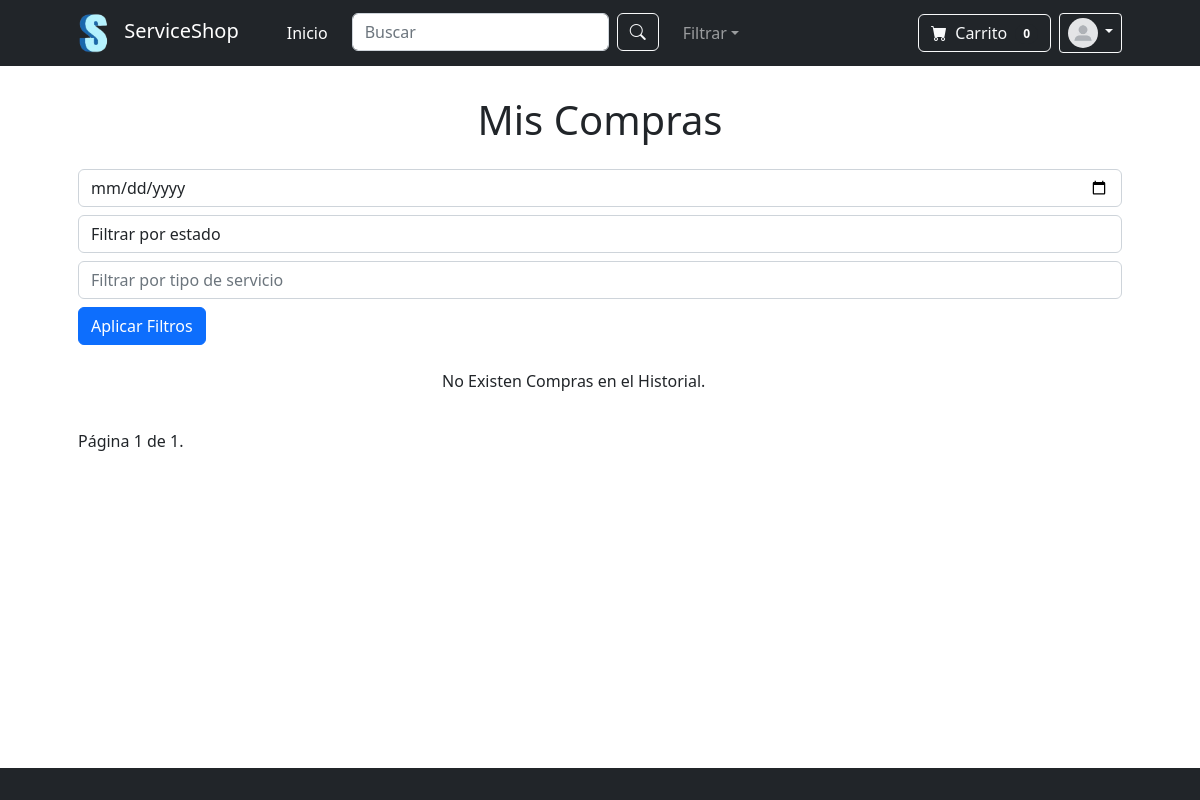
Before: /appserviceshop/miscompras/ with the older database file.
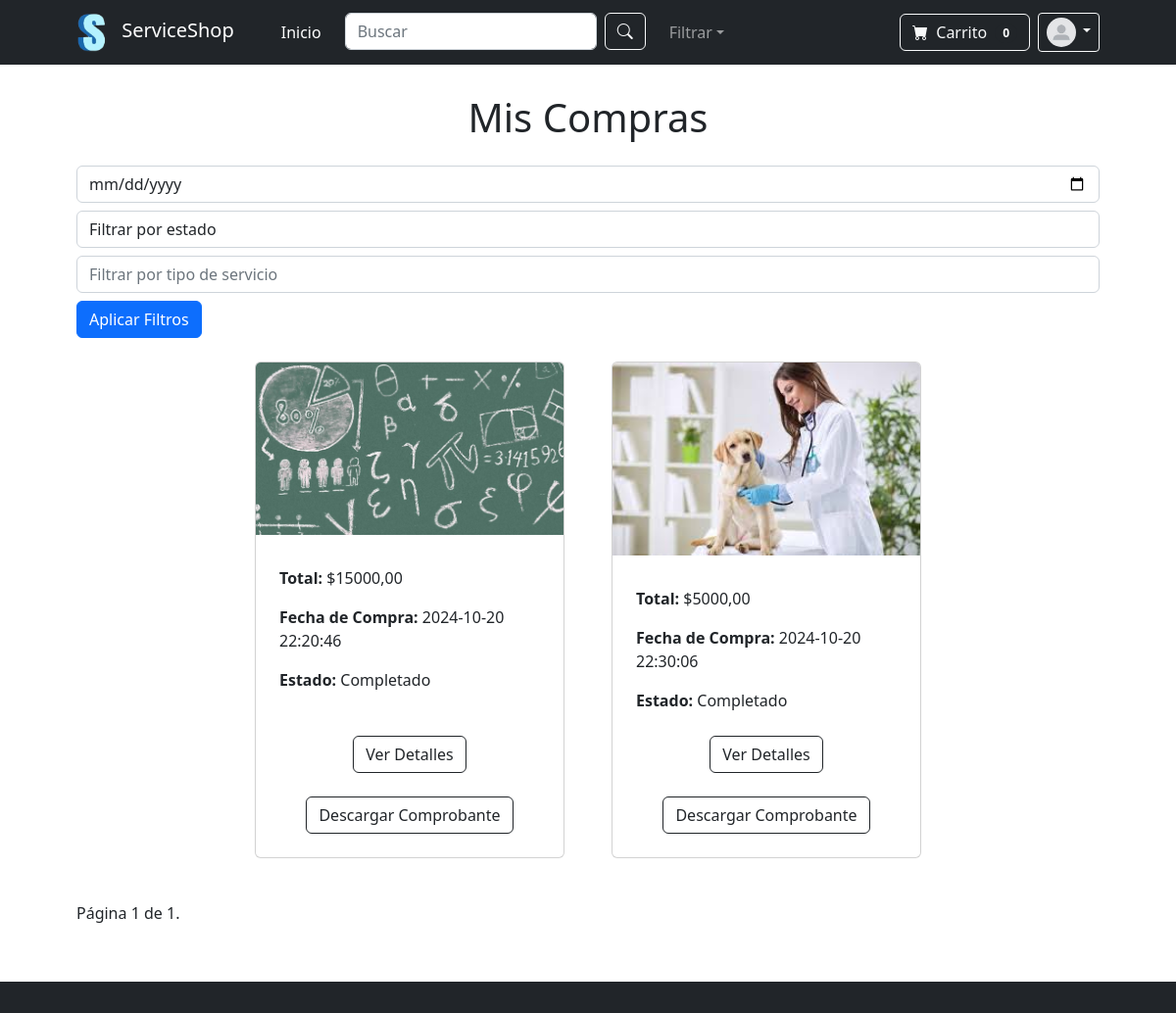
After: the same page with the newer database file.
### appserviceshop/models.py (models this page shows, shortened)
class Compras_M(models.Model):
    servicio = models.ForeignKey(Servicio, on_delete=models.CASCADE)  # Cambiado a ForeignKey
    comprador = models.ForeignKey(User, on_delete=models.CASCADE)  # Cambiado a ForeignKey
    fecha_compra = models.DateTimeField(auto_now_add=True)
    venta = models.ForeignKey(Ventas_M, on_delete=models.CASCADE)
    total = models.DecimalField(max_digits=10, decimal_places=2, null=True, blank=True)

class Servicio(models.Model):
    CATEGORIA_CHOICES = [
        ('Tecnologia', 'Tecnología'),
        ('Educacion', 'Educación'),
        ('Salud', 'Salud'),
        ('Alimentacion', 'Alimentación'),
    ]
    ZONA_CHOICES = [
        ('Norte', 'Norte'),
        ('Sur', 'Sur'),
        ('Este', 'Este'),
        ('Oeste', 'Oeste'),
    ]
    name = models.CharField(max_length=100)  # Nombre del servicio
    categoria = models.CharField(max_length=20, choices=CATEGORIA_CHOICES)  # Categoría
    precio = models.DecimalField(max_digits=10, decimal_places=2)  # Precio del servicio
    zona = models.CharField(max_length=20, choices=ZONA_CHOICES)  # Zona
    descripcion = models.TextField()  # Descripción del servicio
    disponibilidadhoraria = models.CharField(max_length=100)  # Disponibilidad horaria
    imagen = models.ImageField(upload_to='imgservices/')
    creacion = models.DateTimeField(auto_now_add=True)  # Fecha de creación
    actualizacion = models.DateTimeField(auto_now=True)  # Fecha de última actualización
    vendedor = models.ForeignKey(User, on_delete=models.CASCADE, related_name="servicios")

class Ventas_M(models.Model):
    CATEGORIA_CHOICES = [
        ('En curso', 'En curso'),
        ('Cancelado', 'Cancelado'),
        ('Completado', 'Completado'),
    ]
    vendedor = models.ForeignKey(User, on_delete=models.CASCADE)
    servicio = models.ForeignKey(Servicio, on_delete=models.CASCADE)
    fecha_venta = models.DateTimeField(auto_now_add=True)
    estado = models.CharField(
        max_length=20,
        choices=CATEGORIA_CHOICES,
        default='En curso'  # Valor predeterminado para el estado
    )

### appserviceshop/views.py (the view)
# urls.py: path('miscompras/',views.mis_compras,name="miscompras"),
def mis_compras(request):
    compras = Compras_M.objects.all()
    fecha = request.GET.get('date')
    if fecha:
        compras = compras.filter(fecha_compra__date=fecha)
    estado = request.GET.get('status')
    if estado:
        compras = compras.filter(venta__estado__iexact=estado)
    servicio = request.GET.get('service')
    if servicio:
        compras = compras.filter(servicio__nombre__icontains=servicio)
    page_number = request.GET.get('page')  # Obtener el número de página actual
    paginator = Paginator(compras, 10)  # Mostrar 10 compras por página
    page_obj = paginator.get_page(page_number)  # Obtener el objeto de la página actual
    return render(request, 'miscompras.html', {'page_obj': page_obj})

### appserviceshop/context_processors.py (called while the page is built, shortened)
def avatar_processor(request):
    if request.user.is_authenticated:
        avatar = Avatar.objects.filter(user=request.user).first()
        if avatar and avatar.imagen:
            imagen = avatar.imagen.url  # Si el usuario tiene un avatar, usa su URL
        else:
            imagen = static('img/predeterminado.jpg')  # Imagen predeterminada si no tiene avatar
    else:
        imagen = static('img/predeterminado.jpg')  # Imagen predeterminada para usuarios no autenticados
    return {'imagen': imagen}

def servicios_context(request):
    servicios = Servicio.objects.all()
    return {'servicios': servicios}

def ventas_context(request):
    if request.user.is_authenticated:
        ventas_list = Ventas_M.objects.filter(vendedor=request.user)
    else:
        ventas_list = []
    return {
        'ventas_list': ventas_list
    }

def carrito_context(request):
    return {
        'servicios_en_carrito': [],
        'total_precio': 0,
        'carrito_cantidad': 0,  # Si el usuario no está autenticado, la cantidad es 0
    }

### appserviceshop/templates/miscompras.html (shortened to what this page needs)
{% extends "padre.html" %}
{% load static %}
{% block contenidoQueCambia %}
<section class="py-5">
    <div class="container px-4 px-lg-5 mt-5">
        <h1 style="text-align: center; margin-bottom: 25px;">Mis Compras</h1>
        <div class="filters mb-4">
            <form method="GET" action="{% url 'miscompras' %}">
                <input type="date" id="filter-date" name="date" class="form-control" placeholder="Filtrar por fecha">
                <select id="filter-status" name="status" class="form-control mt-2">
                    <option value="">Filtrar por estado</option>
                </select>
                <input type="text" id="filter-service" name="service" class="form-control mt-2" placeholder="Filtrar por tipo de servicio">
                <button type="submit" class="btn btn-primary mt-2">Aplicar Filtros</button>
            </form>
        </div>
        <div class="row gx-4 gx-lg-5 row-cols-1 row-cols-md-2 row-cols-xl-3 justify-content-center" id="purchase-list">
            {% for compra in page_obj %}
            <div class="col mb-4">
                <div class="card h-100">
                    <img class="card-img-top" src="{{ compra.servicio.imagen.url }}" alt="{{ compra.servicio.nombre }}">
                    <div class="card-body p-4">
                        <p class="card-text"><strong>Total:</strong> ${{ compra.total }}</p>
                        <p class="card-text"><strong>Fecha de Compra:</strong> {{ compra.fecha_compra|date:"Y-m-d H:i:s" }}</p>
                        <p class="card-text"><strong>Estado:</strong> {{ compra.venta.estado }}</p>
                    </div>
                    <div class="card-footer p-4 pt-0 border-top-0 bg-transparent">
                        <div class="text-center">
                            <button class="btn btn-outline-dark mt-auto details-btn">Ver Detalles</button>
                            <br></br>
                            <button class="btn btn-outline-dark mt-auto download-btn">Descargar Comprobante</button>
                        </div>
                    </div>
                </div>
            </div>
            {% empty %}
            <div id="no-compras" class="no-compras col-12">
                <p>No Existen Compras en el Historial.</p>
            </div>
            {% endfor %}
        </div>
        <div class="pagination" style="text-align: center; margin-top: 20px;">
            <span style="display: block; margin-bottom: 10px;">
                Página {{ page_obj.number }} de {{ page_obj.paginator.num_pages }}.
            </span>
        </div>
    </div>
</section>
{% endblock %}

Changed rows visible on the page:
added Compras_M: servicio.imagen (picture), total "15000,00", fecha_compra "2024-10-20 22:20:46", venta.estado "Completado"
added Compras_M: servicio.imagen (picture), total "5000,00", fecha_compra "2024-10-20 22:30:06", venta.estado "Completado"
Other visible differences:
text no longer shown: "No Existen Compras en el Historial."
